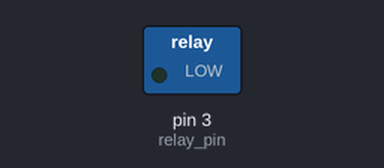
The sketch below on a simulated Arduino Uno, built with avr-gcc and run on an emulated ATmega328P. Parts: switched loads named in the sketch (green lamp = pin HIGH).

Above: at 2.5 s.
At 7.5 s:
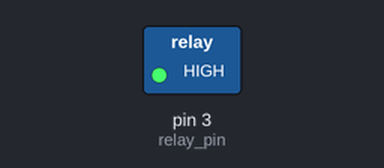
Timing chart, 0 to 13.0 s (numbered marks = the images above):
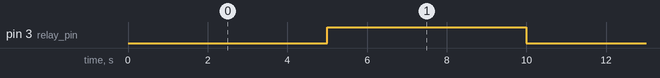

The sketch:

relay_attachment.ino
```cpp
// The programe to turn on the realay for a short amount of time and them turn it off.


// initializations
int relay_pin = 3;
int on_off_delay = 5000;


// Main function
void setup() {

  // setting the relay pin for output
  pinMode(relay_pin, OUTPUT);
}


// iteration
void loop() {
  digitalWrite(relay_pin, LOW);
  delay(on_off_delay);

  digitalWrite(relay_pin, HIGH);
  delay(on_off_delay);

}
```

Measured:
- by itself, pin 3 (relay_pin): alternates HIGH for 5.0 s and LOW for 5.0 s
